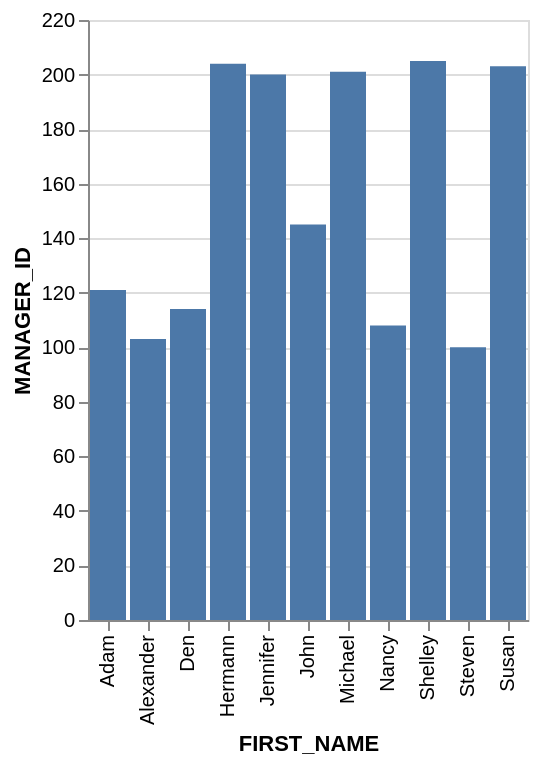

Vega-Lite specification for this chart:
### Vega-Lite specification from a JSON file in a GitHub repository (floating-point values rounded to 4 significant figures)
{"data": {"values": [{"x_data": "Adam", "y_data": 121}, {"x_data": "Alexander", "y_data": 103}, {"x_data": "Den", "y_data": 114}, {"x_data": "Hermann", "y_data": 204}, {"x_data": "Jennifer", "y_data": 200}, {"x_data": "John", "y_data": 145}, {"x_data": "Michael", "y_data": 201}, {"x_data": "Nancy", "y_data": 108}, {"x_data": "Shelley", "y_data": 205}, {"x_data": "Steven", "y_data": 100}, {"x_data": "Susan", "y_data": 203}]}, "mark": "bar", "encoding": {"x": {"field": "x_data", "type": "nominal", "title": "FIRST_NAME", "sort": "ascending"}, "y": {"field": "y_data", "type": "quantitative", "title": "MANAGER_ID"}}}
